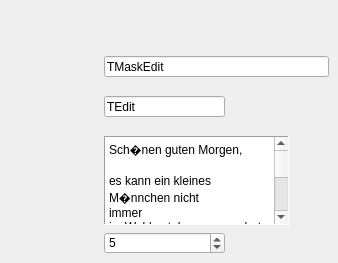
   <widget class="QWidget" name="TabSheet13">
    <attribute name="title">
     <string>Inputs</string>
    </attribute>
    <property name="toolTip">
     <string></string>
    </property>
    <widget class="QLineEdit" name="MaskEdit1">
     <property name="geometry">
      <rect>
       <x>104</x>
       <y>56</y>
       <width>225</width>
       <height>21</height>
      </rect>
     </property>
     <property name="text">
      <string>TMaskEdit</string>
     </property>
     <property name="enabled">
      <bool>true</bool>
     </property>
     <property name="toolTip">
      <string>Tooltip</string>
     </property>
    </widget>
    <widget class="QLineEdit" name="Edit1">
     <property name="geometry">
      <rect>
       <x>104</x>
       <y>96</y>
       <width>121</width>
       <height>21</height>
      </rect>
     </property>
     <property name="text">
      <string>TEdit</string>
     </property>
     <property name="enabled">
      <bool>true</bool>
     </property>
     <property name="toolTip">
      <string>Tooltip</string>
     </property>
    </widget>
    <widget class="QPlainTextEdit" name="Memo1">
     <property name="geometry">
      <rect>
       <x>104</x>
       <y>136</y>
       <width>185</width>
       <height>89</height>
      </rect>
     </property>
     <property name="enabled">
      <bool>true</bool>
     </property>
     <property name="toolTip">
      <string>Tooltip</string>
     </property>
     <property name="frameShape">
      <enum>QFrame::Panel</enum>
     </property>
     <property name="frameShadow">
      <enum>QFrame::Sunken</enum>
     </property>
     <property name="plainText">
      <string>Sch�nen guten Morgen,

es kann ein kleines M�nnchen nicht 
immer
im Walde stehen, um es dort zu 
besehen.
Darum wollen wir es beflehen, uns 
doch auch einmal an zu sehen.</string>
     </property>
    </widget>
    <widget class="QSpinBox" name="CSpinEdit1">
     <property name="geometry">
      <rect>
       <x>104</x>
       <y>232</y>
       <width>121</width>
       <height>22</height>
      </rect>
     </property>
     <property name="enabled">
      <bool>true</bool>
     </property>
     <property name="minimum">
      <number>-11</number>
     </property>
     <property name="maximum">
      <number>201</number>
     </property>
     <property name="singleStep">
      <number>3</number>
     </property>
     <property name="value">
      <number>5</number>
     </property>
     <property name="toolTip">
      <string>Tooltip</string>
     </property>
    </widget>
   </widget>
